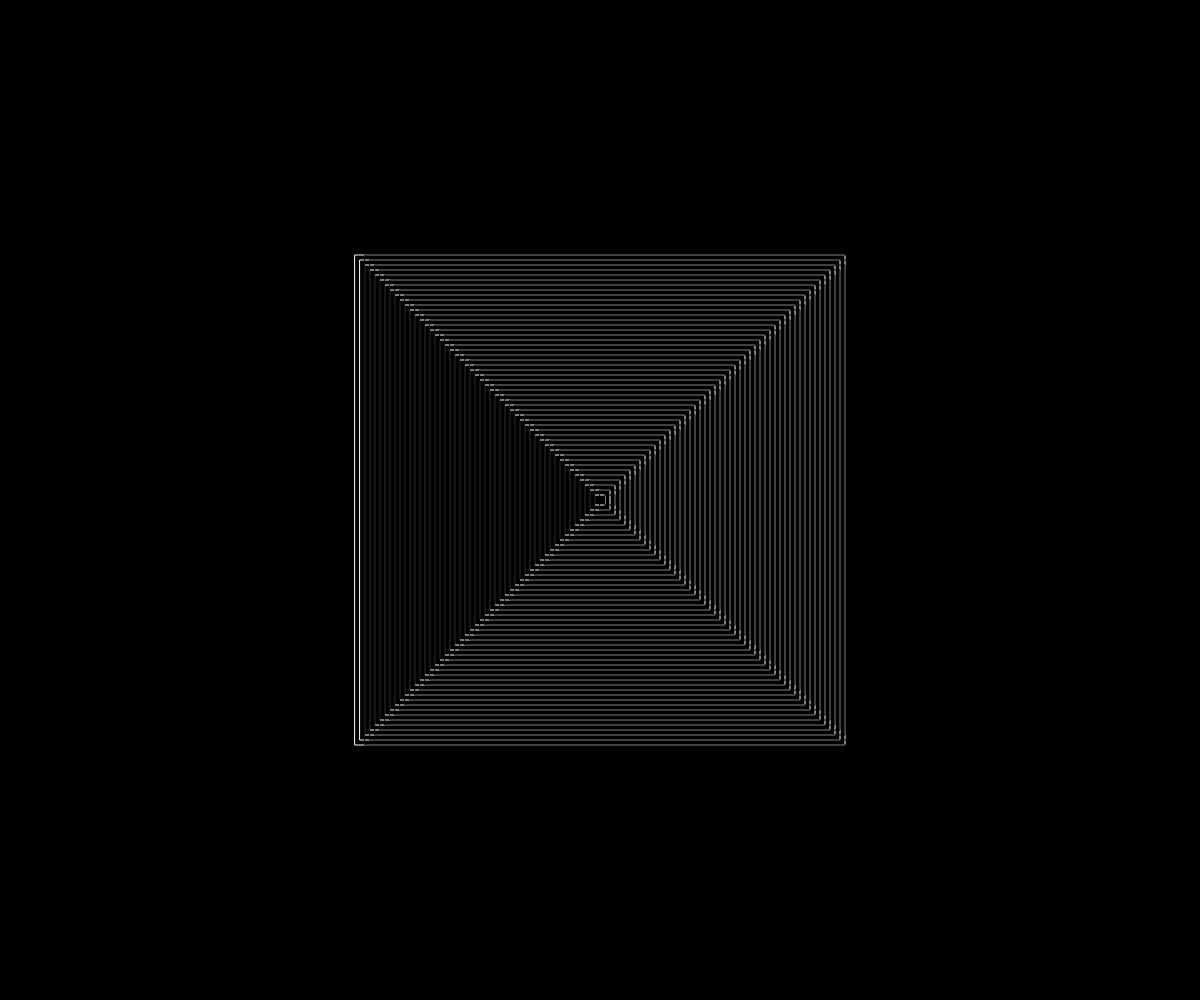
Frame 1 (no input)
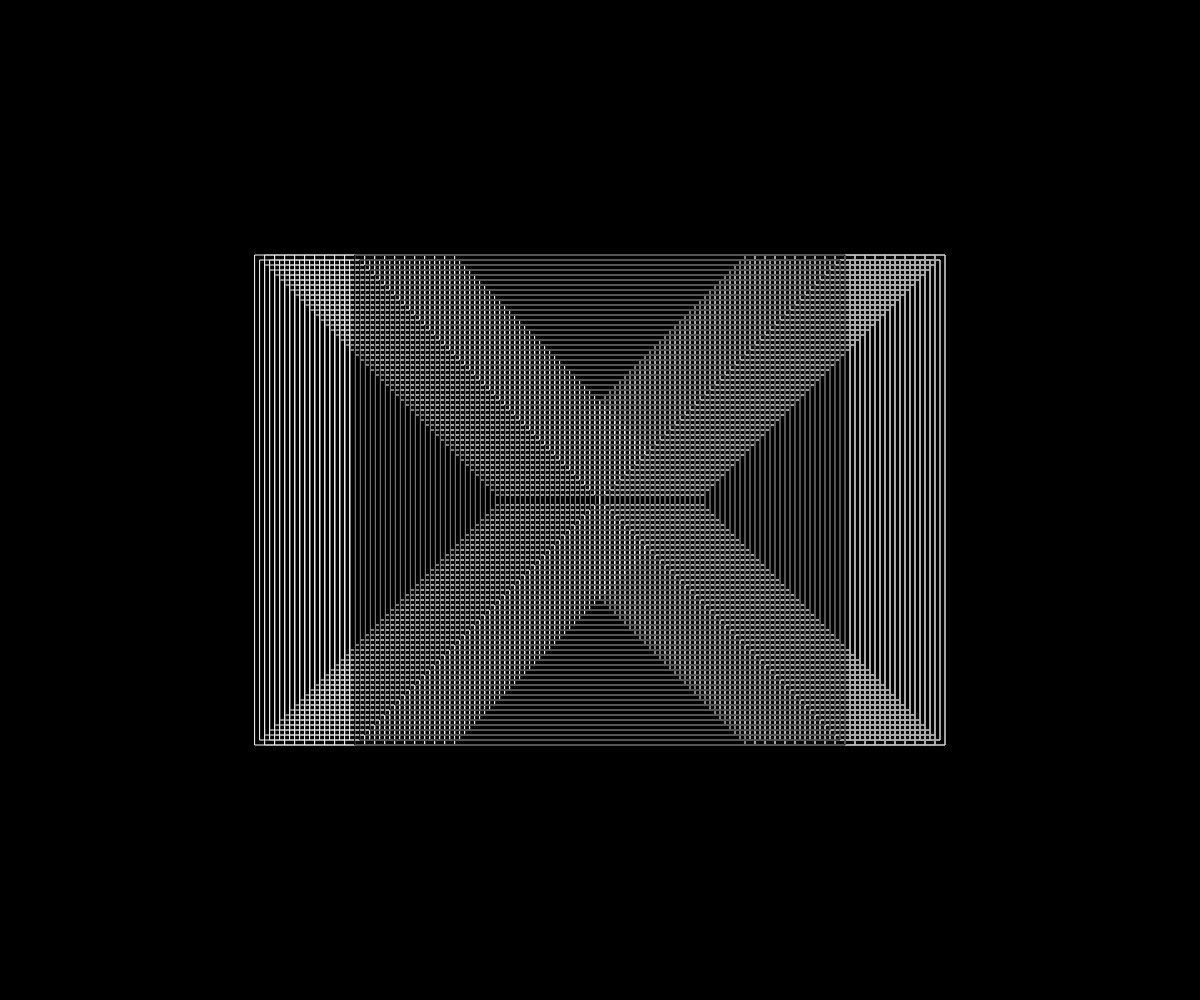
Frame 60 (no input)
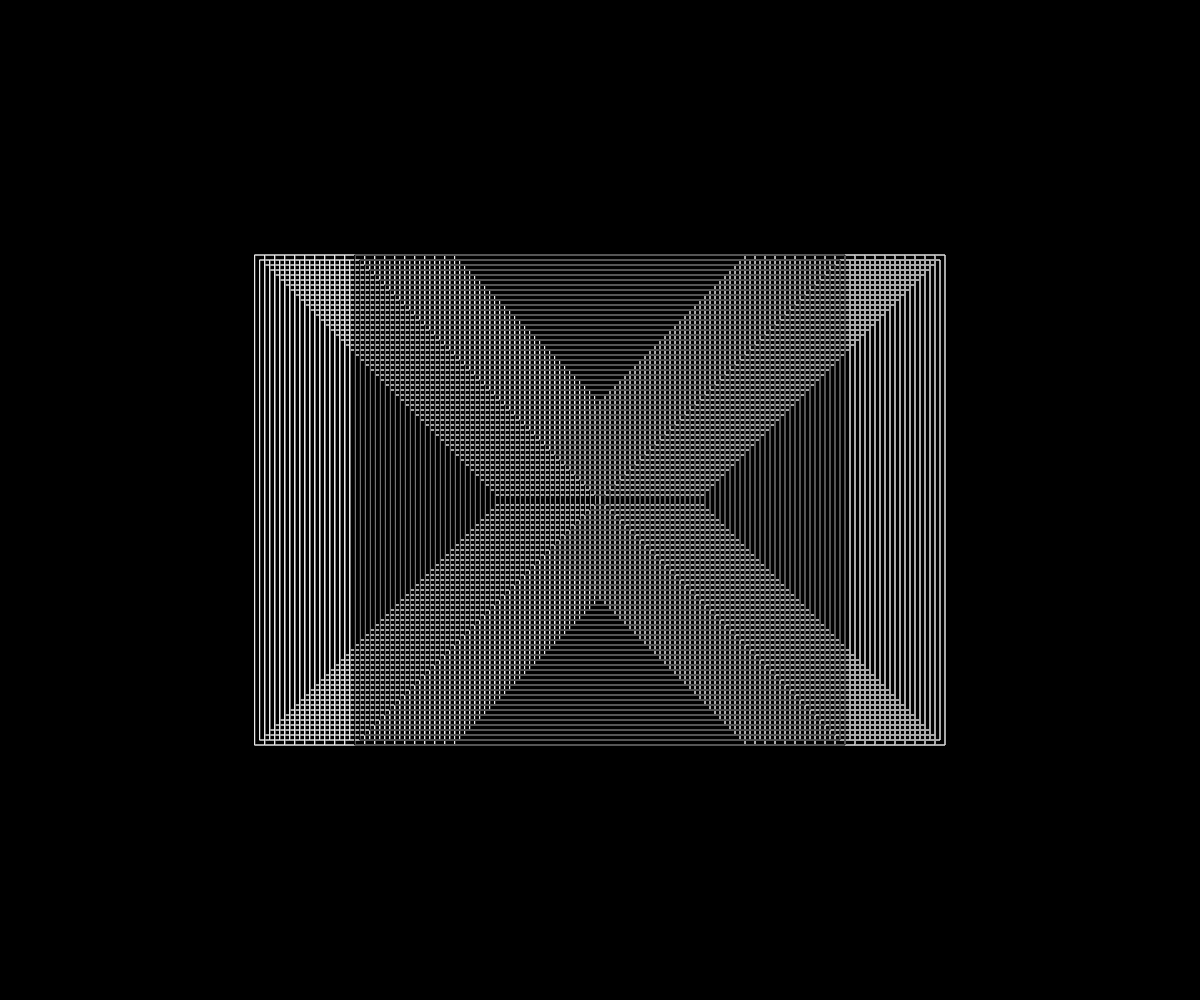
Frame 120 (the mouse pressed at the canvas centre since frame 60)

The p5.js sketch that drew these frames (run headless with seeded random() and noise() and a simulated clock; from frame 60 on, the mouse is pressed at the canvas centre):

// p5.js sketch
// ── sketch.js
let x;
let offset;

function setup() {
  createCanvas(windowWidth, windowHeight);
  background(0)
  x = 0;
  offset = 10;

  rectMode(CENTER);
  angleMode(DEGREES);
  frameRate(40);

  stroke('white');
  noFill();
}

function draw() {
  translate(windowWidth/2, windowHeight/2);
  circles(x, 'white');

  if (x >= 100)
    offset = -10;
  else if (x <= -100)
    offset = 10;
  x += offset

  circles(x, 'black');
}

function circles(x, c) {
  stroke(c);
  for (let i = 0; i < 500; i+= 10) {
    rect(x,0,i,i);
  }
}
